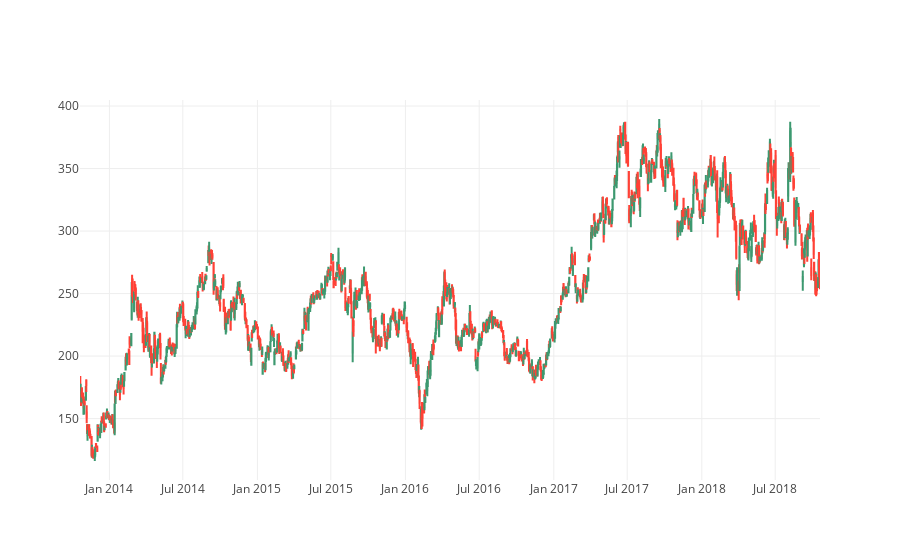

The notebook cell saved with this chart:
### Code cell
trace = go.Candlestick(x=df_tesla.index,
                       open=df_tesla.open,
                       high=df_tesla.high,
                       low=df_tesla.low,
                       close=df_tesla.close)

layout = go.Layout(
        xaxis = dict(
        rangeslider = dict(
            visible = False
        )
    )
)

data = [trace]

fig = go.Figure(data=data,layout=layout)
iplot(fig, filename='tesla_candelStick')

### Figure 1 — Plotly figure (JSON) as saved in the notebook; plotly's stock layout.template omitted (floating-point values rounded to 4 significant figures; data arrays with more than 128 entries replaced by an {"elided": "..."} marker saying what was removed)
{"data": [{"close": {"elided": "1260 float values"}, "high": {"elided": "1260 float values"}, "low": {"elided": "1260 float values"}, "open": {"elided": "1260 float values"}, "type": "candlestick", "uid": "a2713acc-d46a-11e8-a993-acde48001122", "x": {"elided": "1260 str values"}}], "layout": {"xaxis": {"rangeslider": {"visible": false}}}}
